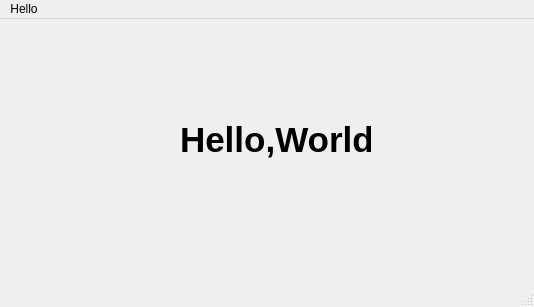
<?xml version="1.0" encoding="UTF-8"?>
<ui version="4.0">
 <class>MainWindow</class>
 <widget class="QMainWindow" name="MainWindow">
  <property name="geometry">
   <rect>
    <x>0</x>
    <y>0</y>
    <width>534</width>
    <height>307</height>
   </rect>
  </property>
  <property name="windowTitle">
   <string>MainWindow</string>
  </property>
  <widget class="QWidget" name="centralwidget">
   <widget class="QLabel" name="label">
    <property name="geometry">
     <rect>
      <x>180</x>
      <y>100</y>
      <width>191</width>
      <height>41</height>
     </rect>
    </property>
    <property name="font">
     <font>
      <pointsize>26</pointsize>
      <bold>true</bold>
     </font>
    </property>
    <property name="text">
     <string>Hello,World!</string>
    </property>
   </widget>
  </widget>
  <widget class="QMenuBar" name="menubar">
   <property name="geometry">
    <rect>
     <x>0</x>
     <y>0</y>
     <width>534</width>
     <height>22</height>
    </rect>
   </property>
   <widget class="QMenu" name="menuHello">
    <property name="title">
     <string>Hello</string>
    </property>
   </widget>
   <addaction name="menuHello"/>
  </widget>
  <widget class="QStatusBar" name="statusbar"/>
 </widget>
 <resources/>
 <connections/>
</ui>
